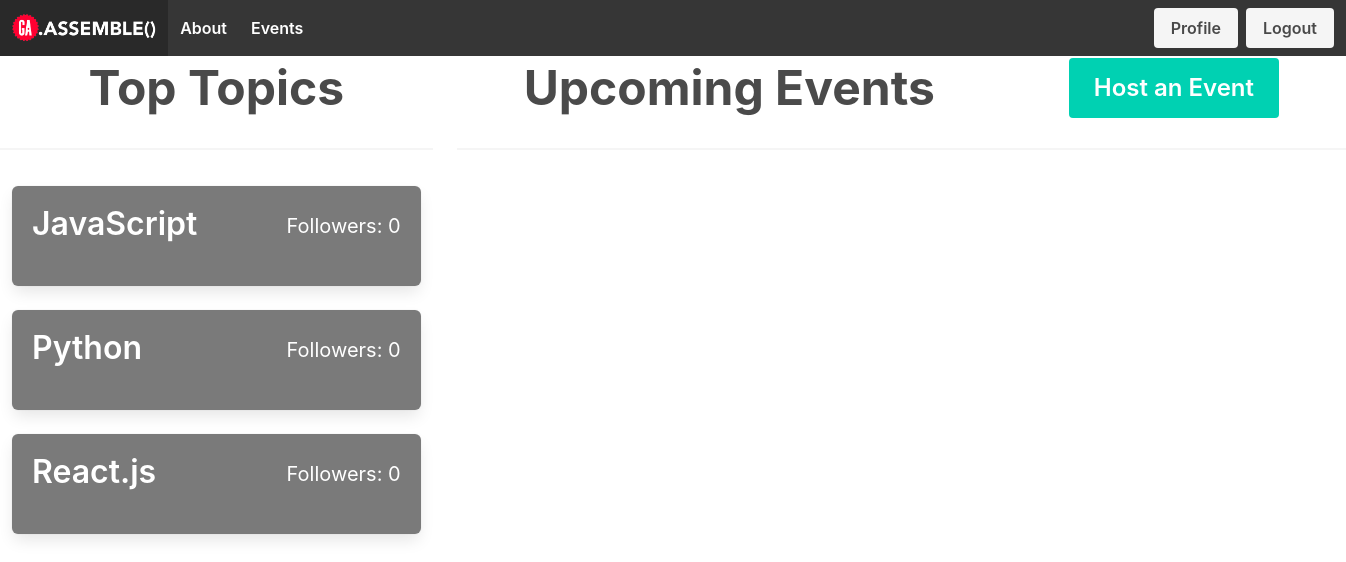
The page /main/1 (signed in) on the database as committed earlier.
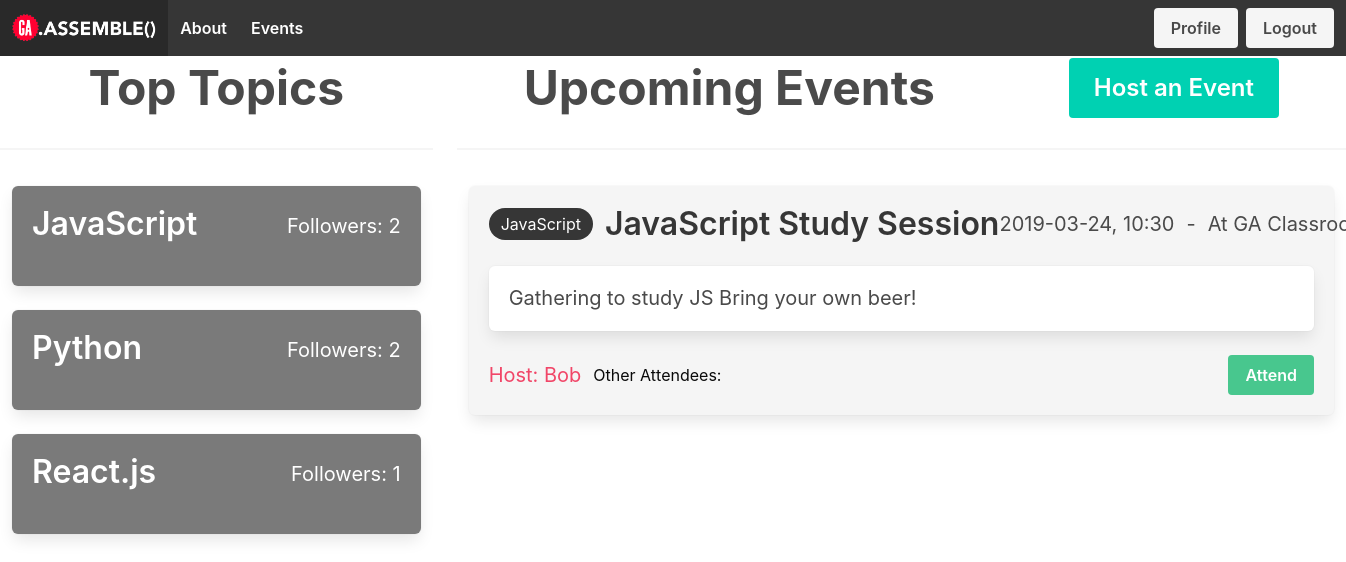
The same page on the database as committed later.
### models.py (models this page shows, shortened)
class Topic(Model):
    name = CharField(50, unique=True)
    class Meta:
        database = DATABASE

class Event(Model):
    title = CharField(100)
    event_time = DateTimeField()
    location = CharField(200)
    details = TextField(500)
    topic = ForeignKeyField(model=Topic,backref="event")
    created_by_id = ForeignKeyField(model=User,backref="user")
    class Meta:
        database = DATABASE

class User(UserMixin, Model):
    username = CharField(unique=True)
    fullname = CharField()
    email = CharField(unique=True)
    password = CharField(max_length=100)
    joined_at = DateTimeField(default=datetime.datetime.now)
    is_admin = BooleanField(default=False)
    class Meta:
        database = DATABASE

### app.py (the view)
@app.route('/main')
@app.route('/main/')
@app.route('/main/<topicid>', methods=['GET'])
@login_required
def main(topicid=None):
    if topicid != None:
        events = models.Event.select().where(models.Event.topic_id == topicid)
    else:
        events = models.Event.select()
    topics = models.Topic.select(models.Topic.id, models.Topic.name, fn.COUNT(models.User_Topics.user_id).alias('num_of_followers')).join(models.User_Topics, JOIN.LEFT_OUTER, on=(models.Topic.id == models.User_Topics.topic_id)).group_by(models.Topic.id, models.Topic.name)
    eventForm=forms.EventForm()
    user_events = models.User_Events.select()
    user = g.user._get_current_object()
    attending = models.User_Events.select(models.User_Events.event_id).where(models.User_Events.user_id == user.id)
    return render_template('main.html', topics=topics, events=events, form=eventForm, user_events=user_events, attending=attending, user=user)

### app.py (called while the page is built)
@login_manager.user_loader
def load_user(userid):
    try:
        return models.User.get(models.User.id == userid)
    except models.DoesNotExist:
        return None

@app.before_request
def before_request():
    g.db = models.DATABASE
    g.db.connect()
    g.user = current_user

@app.after_request
def after_request(response):
    g.db.close()
    return response

### templates/main.html (shortened to what this page needs)
<!DOCTYPE html>
<html lang="en">
<head>
    <link rel='stylesheet' href='https://cdnjs.cloudflare.com/ajax/libs/bulma/0.7.4/css/bulma.css'/>
    <link rel='stylesheet' href="{{url_for('static',filename='style.css')}}"/>
</head>
<body class='has-navbar-fixed-top'>
    {% include 'nav.html' %}
    {% from 'macros.html' import render_topic, render_event %}
    <div class='columns'>
        <div class='column is-one-third'>
            <div class='level'>
                <h1 class='level-item is-size-1 has-text-weight-bold'>Top Topics</h1>
            </div>
            <hr>
            <div class='tile is-parent is-vertical'>
                {% for topic in topics|sort(reverse=True, attribute='num_of_followers')%}
                {{ render_topic(topic) }}
                {% endfor %}
            </div>
        </div>
        <div class='column is-two-thirds'>
            <div class='level'>
                <h1 class='event-header level-item is-size-1 has-text-weight-bold'>Upcoming Events</h1>
                {% include 'event.html'%}
            </div>
            <hr>
            <div class='event-list tile is-parent is-vertical'>
                {% for event in events|sort(attribute='event_time') %}
                {{ render_event(event,user_events,attending,user)}}
                {% endfor %}
            </div>
        </div>
    </div>
</body>
</html>

### templates/nav.html (shortened to what this page needs)
<nav class='navbar is-fixed-top is-dark' role='navigation' aria-label='main navigation'>
    <div class='navbar-brand'>
        <a class='navbar-item has-text-weight-semibold' href="{{url_for('main')}}">
            <img src="{{url_for('static', filename='GA_Assemble_Logo.png')}}">
        </a>
    </div>
    <div class='navbar-menu'>
        <div class='navbar-start'>
            <a class='navbar-item has-text-weight-semibold' href="{{url_for('index')}}">About</a>
            <a class='navbar-item has-text-weight-semibold' href="{{url_for('main')}}">Events</a>
        </div>
        <div class="navbar-end">
            <div class="navbar-item">
                <div class="buttons">
                    {% if current_user.is_authenticated %}
                    <a class='button is-light has-text-weight-semibold' href="{{url_for('user_profile')}}" title="profile">Profile</a>
                    <a class='button is-light has-text-weight-semibold' href="{{url_for('logout')}}" title="logout">Logout</a>
                    {% else %}
                    <a class='button is-primary has-text-weight-semibold' href="{{url_for('signup')}}" title="register">Sign Up</a>
                    <a class='button is-light has-text-weight-semibold' href="{{url_for('login')}}" title="login">Login</a>
                    {% endif %}
                </div>
            </div>
        </div>
    </div>
</nav>

### templates/macros.html (shortened to what this page needs)
{% macro render_topic(topic) %}
<div
  data-id="{{ topic.id }}"
  data-name="{{ topic.name }}"
  class="topic tile box is-child has-background-grey"
>
    <a class='level' href="{{url_for('main', topicid=topic.id)}}">
        <p class="title has-text-white level-left">{{ topic.name }}</p>
        <p class="subtitle has-text-white level-right">
        {% if topic.num_of_followers %}
        Followers: {{ topic.num_of_followers }}
        {% else %}
        Followers: 0
        {% endif %}
        </p>
    </a>
</div>
{% endmacro %}
{% macro render_event(event,user_events,attending,user) %}
<div
  data-id="{{ event.id }}"
  class="event tile box is-child has-background-light"
>
    <div class="level">
        <div class="level-left">
        <p class="level-item tag is-dark is-rounded is-size-6">{{ event.topic.name }}</p>
        <p class="level-item title">{{ event.title }}</p>
        </div>
        <div class="level-right">
        <p class="level-item is-size-5">{{ event.event_time.replace("T", ", ") }}</p>
        <p class="level-item is-size-5">-</p>
        <p class="level-item is-size-5">{{ event.location }}</p>
        </div>
    </div>
    <div class="box">
        <p class="subtitle is-multiline">{{ event.details }}</p>
    </div>
    <div class='level'>
        <div class='level-left'>
            <p class='level-item has-text-danger is-size-5'>Host: {{event.created_by_id.username}}</p>
            <p class='level-item has-text-black is-size-6'>Other Attendees:</p>
        </div>
        <div class='level-right'>
            {% if event.created_by_id.id == user.id %}
            <a class='level-item button is-warning has-text-weight-semibold' disabled>Hosting</a>
            {% elif event.id in attending|map(attribute='event_id') %}
            <a class='level-item button is-danger has-text-weight-semibold' href="{{url_for('unattend_from_main', eventid=event.id, topicid=event.topic_id)}}">Unattend</a>
            {% else %}
            <a class='level-item button is-success has-text-weight-semibold' href="{{url_for('attend_event', eventid=event.id, topicid=event.topic_id)}}">Attend</a>
            {% endif %}
        </div>
    </div>
</div>
{% endmacro %}

### templates/event.html (shortened to what this page needs)
{% from 'macros.html' import render_field, render_event_topic %}
{% block content %}
<div class='level-item'>
  <a class='button toggle-event-modal is-primary is-large has-text-weight-semibold'><p>Host an Event</p></a>
</div>
{% endblock %}

Rows that differ between the two databases and show on the page:
shown differently, row unchanged: Topic "JavaScript": num_of_followers (not shown) → "2"; text "Followers: 0" → "Followers:"
shown differently, row unchanged: Topic "Python": num_of_followers (not shown) → "2"; text "Followers: 0" → "Followers:"
shown differently, row unchanged: Topic "React.js": num_of_followers (not shown) → "1"; text "Followers: 0" → "Followers:"
added Event: topic.name "JavaScript", title "JavaScript Study Session", event_time.replace "2019-03-24, 10:30", location "At GA…", details "Gathering to study JS Bring your own beer!", created_by_id.username "Bob"
